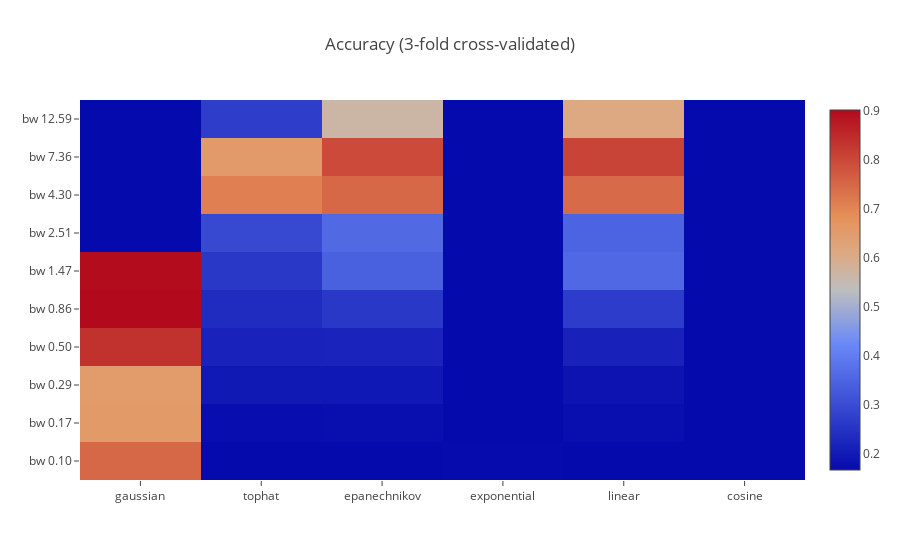

Notebook code for this chart:
### Code cell
# plotting accurac vs hyperparameters

cv_results = grid.cv_results_

scores_shaped = np.empty(shape = (len(bandwidths), len(kernels)))
for dic_ix, dic in enumerate(cv_results['params']):
    ker_ix = kernels.index(dic['kernel'])
    band_ix = np.argmin(np.abs(bandwidths - dic['bandwidth']))
    scores_shaped[band_ix, ker_ix] = cv_results['mean_test_score'][dic_ix]

trace = go.Heatmap(x = kernels,
                   y = list(np.vectorize(lambda b: 'bw ' + '{0:.2f}'.format(b))
                            (bandwidths)),
                   z = scores_shaped)
data=[trace]
figure = go.Figure(data = data, layout = go.Layout(title = 'Accuracy (3-fold cross-validated)'))
plotly.offline.iplot(figure)

### Figure 1 — Plotly figure (JSON) as saved in the notebook; plotly's stock layout.template omitted (floating-point values rounded to 4 significant figures)
{"data": [{"type": "heatmap", "x": ["gaussian", "tophat", "epanechnikov", "exponential", "linear", "cosine"], "y": ["bw 0.10", "bw 0.17", "bw 0.29", "bw 0.50", "bw 0.86", "bw 1.47", "bw 2.51", "bw 4.30", "bw 7.36", "bw 12.59"], "z": [[0.7483, 0.1673, 0.1673, 0.1701, 0.1673, 0.1673], [0.6544, 0.1728, 0.1769, 0.1673, 0.1769, 0.1673], [0.6503, 0.1986, 0.1932, 0.1673, 0.185, 0.1673], [0.8367, 0.2177, 0.2204, 0.1673, 0.2163, 0.1673], [0.9007, 0.2354, 0.2599, 0.1673, 0.2694, 0.1673], [0.8966, 0.2612, 0.3429, 0.1673, 0.3578, 0.1673], [0.1673, 0.2952, 0.3605, 0.1673, 0.3483, 0.1673], [0.1673, 0.7102, 0.7469, 0.1673, 0.7442, 0.1673], [0.1673, 0.6531, 0.7959, 0.1673, 0.8068, 0.1673], [0.1673, 0.2707, 0.566, 0.1673, 0.6095, 0.1673]]}], "layout": {"title": "Accuracy (3-fold cross-validated)"}}
